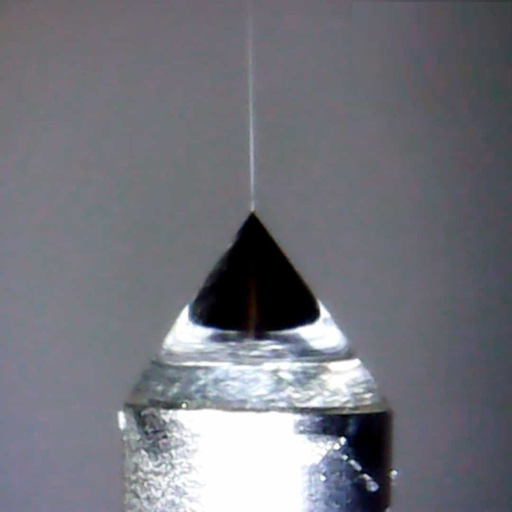
#> input picture Taylor-Cone.jpg, 1024 x 1024 px, found by its file name (shown at 1/2 size)
$ python 'find edg in image.py'   (older library calls are emulated)
#> lines starting #> are read from the running program, lines starting #| are printed output that depends on the picture; after the words box and inside, x2 and y2 are one past the last pixel; in counts of white or black regions, pixels touching at a corner belong together
import cv2
import numpy as np

img = cv2.imread('E:\Python Tutorial\image processing\Taylor-Cone.jpg')
#> img is the input picture: shape (1024, 1024, 3); mean B, G, R 124.4, 116.3, 115.2
resized = cv2.resize(img, (200, 200))
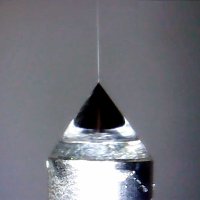
#> resized: shape (200, 200, 3); mean B, G, R 124.4, 116.2, 115.1

laplacian = cv2.Laplacian(resized, cv2.CV_8U)
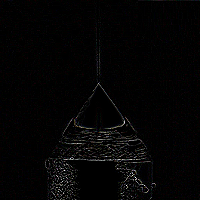
#> laplacian: shape (200, 200, 3); mean B, G, R 4.2, 4.2, 4.7
sobelx = cv2.Sobel(resized, cv2.CV_8U, 1, 0, ksize=5)
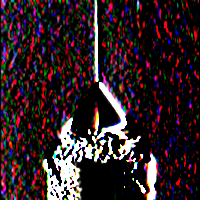
#> sobelx: shape (200, 200, 3); mean B, G, R 36.9, 32.1, 48.4
sobely = cv2.Sobel(resized, cv2.CV_8U, 0, 1, ksize=5)
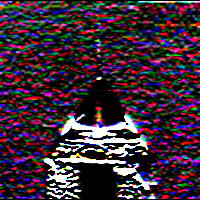
#> sobely: shape (200, 200, 3); mean B, G, R 53.8, 42.3, 59.2
# The output type of the image (8-bit unsigned).
# That is, the intensity of the pixels will be between 0 and 255.
canny = cv2.Canny(resized, 50, 150)
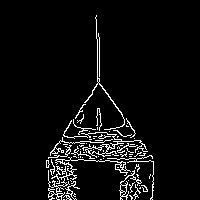
#> canny: shape (200, 200); 5.2% white in thin lines or dots, all inside (x1, y1, x2, y2) = (46, 15, 154, 200)


cv2.imshow('original', resized)
cv2.imshow('laplacian', laplacian)
cv2.imshow('sobelx', sobelx)
cv2.imshow('sobely', sobely)
cv2.imshow('Canny', canny)

if cv2.waitKey(0) & 0xFF == ord('q'):
#> (key q is pressed here)
    cv2.destroyAllWindows()
